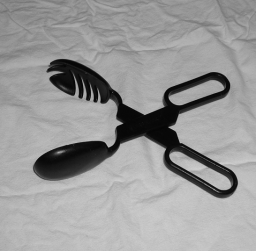
%> input picture hw2/submission/images/im2.tif, 256 x 251 px
$ octave Q5.m   (GNU Octave 9; MATLAB toolbox functions it lacks are replaced by stand-ins)
%> lines starting %> are read from the running program, lines starting %| are printed output that depends on the picture
### resources/TOOLBOX/readImage.m
function img = readImage(fileName,fmt);
%
% img = readImage(fileName)
%
% Reads a grayscale image from a file.
% File is assumed to contain a TIF image
% fileName is a string
% img - is a grayscale image with values [0..255]
% fmt - is an optional argument with the format of the image.
%       see fmt of imread.

%
% Written by Hagit Hel-Or  I.D. xxxxxxxx
%  Last Modified 14/12/98
%  Last Modified by Y. Moses 3.2.2000

if nargin <1
    error('USAGE: img = readImage(fileName)');
end;

if nargin <2
    fmt='tif'; end;

[im,map]=imread(fileName,fmt);

% indexed image - grayscale or RGB
if (size(map,1) ~= 0)
    % use only the Green index
    img = reshape(map(double(im)+1,2),size(im));
    img = round(img.*255);
else  % non indexed image
    if (ndims(im) == 2)  % grayscale
       img = round(double(im));   % values are already in 0..255
    else  % RGB image [or higher dimension]
       img = round(double(im(:,:,2)));   % use only Green image
                                  % values are already in 0..255
    end;
end;

### resources/TOOLBOX/showImage.m
function showImage(img)
%
% showImage(img)
%
% Displays a grayscale image at it's true size
% (1 screen pixel per image pixel).
% img - is a grayscale image with values [0..255]
%
%
% Written by Hagit Hel-Or  I.D. xxxxxxxx
% Last Modified 5/3/97
%

if nargin <1
    error('USAGE: showImage(img)');
end;

img = img + 1;
figNum = figure;
image(img);

colormap(gray(256));

% resize window so we have enough room for image.
[row,col] = size(img);
rect = get(figNum,'Position');
set(figNum, 'Position', [rect(1), rect(2), col, row]);
set(figNum, 'Resize','off');

% resize axes of the image so it fits the axes perfectly.
ha = gca;
set(ha, 'Units', 'pixels');
axis off;
set(ha, 'Position', [1, 1, col, row]);

% remove menu bar
set(figNum,'MenuBar','none');

### hw2/submission/scripts/rotateImage.m
%authors:
% Vadim Khakham, id 311890156
% Gilad Eini   , id 034744920
%
% function newimg = rotateImage(img,theta,centerX,center,newSize)
% This routine rotates img by theta degrees ANTI-clockwise around the point [centerX,center].
%
% Input:
% img - a grayscale image in the range [0..255]
% theta – angle in degrees anti-clockwise from x-axis.
% centerX,centerY – coordinates of center of rotation (may be outside image).
% newSize – optional parameter – [newRows,NewCols] - defines the size of
%                the output image. May be smaller or larger than size of img.
%                Default is size of img.
% Output:
% newimg – the rotated image.
%
% Method:  Performs the geometric operation using inverse mapping.
% Creates an array of all target pixel coordinates. Calculates the transform to apply on
% these coordinates. Applies the transform in matrix operations on the target
% pixel coordinates to obtain the source pixel coordinates.  Use the source pixel
% coordinates to calculate the color in the source image (img) using Bilinear Interpolation.
% Pixels that have no source (outside the image) should be painted black (0).
function newimg = rotateImage(img,theta,centerX,centerY,newSize)
    if(nargin == 4)
        newSize = size(img);
    end

    r = newSize(1);
    c = newSize(2);

    %calculate rotate matrix^-1(named Tinv)
    Tinv = [cosd(-theta),sind(-theta);-sind(-theta),cosd(-theta)];

    %calc source coordinates
    [X,Y] = meshgrid(1:c, 1:r);%arrange the target pixels in 2XN shape

    %shift pixels that 0,0 will be centerX,centerY
    X = X - centerX;
    Y = Y - centerY;
    sourceCoors = Tinv*[X(:) Y(:)]';%locate source pixel for each target pixel

    %shift pixels back
    sourceCoors(1,:) = sourceCoors(1,:) + centerX;
    sourceCoors(2,:) = sourceCoors(2,:) + centerY;

    %interpolate colors
    newimg = interpolate(img, sourceCoors);% bilinear interp
    newimg = reshape(newimg, [r, c]);%getting a vector in the size 1X(RxC) -> reshape to image(r,c)
end

### hw2/submission/scripts/interpolate.m
%authors:
% Vadim Khakham, id 311890156
% Gilad Eini   , id 034744920
%
% function sourceGrayVals = interpolate(img,sourceCoors)
% This routine calculates the gray values for each coordinate by interpolating the values in img.
%
% Input:
% img - a grayscale image in the range [0..255]
% sourceCoors – a 2XN array of coordinates [x,y]' in the source image (img)
%
% Output:
% sourceGrayVals – a 1XN vector of gray values.
%
% Method:Performs Bilinear interpolation to evaluate the gray value of the sourceCoors
% within image img. Uses Matrix operations only when computing interpolation.
% Pixels that have no source (outside the image) should assigned gray value 0
function sourceGrayVals = interpolate(img,sourceCoors)
    img = double(img);
    [r,c] = size(img);

    Xs = sourceCoors(1,:);
    Ys = sourceCoors(2,:);

    %alpha correction. we think if a pixel coords are 20,256.0001(out of bound)
    %shoudn't be color 0, but should be the color of pixel 20,256
    alpha = 0.51;%we chose the alpha. basicly, taking out or range pixels in alpha back in the picture
    Xs(Xs>1-alpha & Xs<1) = 1;
    Xs(Xs>c & Xs<c+alpha) = c;

    Ys(Ys>1-alpha & Ys<1) = 1;
    Ys(Ys>r & Ys<r+alpha) = r;

    %out of range fix x
    indx = find(Xs<1 | Xs>c);
    Xs(indx) = 1;
    Ys(indx) = 1;

    %out of range fix y
    indy = find(Ys<1 | Ys>r);
    Xs(indy) = 1;
    Ys(indy) = 1;
    clear sourceCoors r c;%no need

    %preparing neighbours vectors
    %could have spared the next 4 vars but saved time instead of writing
    %twice each var below (leading to floor of a giant vector calculated twice
    floorX = floor(Xs);
    floorY = floor(Ys);
    ceilX = ceil(Xs);
    ceilY = ceil(Ys);

    %NW\NE\SW\SE holds coordinates of that direction
    %will explain the first, the rest are the same:
    %NW is top left-> Y grows down so take floor. X grows to the right so
    %take floor.
    NW = [floorY(:), floorX(:)];
    NE = [floorY(:), ceilX(:)];
    SW = [ceilY(:) , floorX(:)];
    SE = [ceilY(:) , ceilX(:)];

    %all DeltaX is the distance from Xs to his floor.
    %since Y grows down(ceil Y > Ys) we need the distance from up to down
    deltaX = Xs - floorX;
    deltaY = ceilY - Ys;
    clear Xs Ys floorY floorX ceilY ceilX;%no need

    %get indexes in img of the colors of direction coordinates
    %than overwrite the coordinates with colors vector
    NWind   = sub2ind(size(img), NW(:,1), NW(:,2));
    NW = img(NWind);

    NEind   = sub2ind(size(img), NE(:,1), NE(:,2));
    NE = img(NEind);

    SWind   = sub2ind(size(img), SW(:,1), SW(:,2));
    SW = img(SWind);

    SEind   = sub2ind(size(img), SE(:,1), SE(:,2));
    SE = img(SEind);
    clear NWind NEind SWind SEind

    %calculate linear inter' to SE and SW ->S (with deltaX)
    %and than do linear inter' to the NE and NW ->N(with deltaX)
    %finish with linear inter' to N and S -> V(with deltaY)
    S = SE .* deltaX' + SW .* (1 - deltaX') ;
    N = NE .* deltaX' + NW .* (1 - deltaX') ;
    V = N .* deltaY' + S .* (1 - deltaY') ;
    clear NW NE SW SE img S N deltaX deltaY
    sourceGrayVals = V;

    %out of range gets color black. indx and indy were calculated at the begining
    sourceGrayVals(indx) = 0;
    sourceGrayVals(indy) = 0;
    sourceGrayVals = uint8(sourceGrayVals);
    sourceGrayVals = sourceGrayVals';
end

### hw2/submission/scripts/Q5.m
%authors:
% Vadim Khakham, id 311890156
% Gilad Eini   , id 034744920
% script that answers question 5
clear;
close all;
clc;

%%Question 5 - a custom script - explanations in the PDF file.

%%Question 5A
%%A1. need to show that rotating an img, then rotating back damage the img:
imgA = readImage('im2.tif');
%> in readImage, im is the input picture: size 251x256 uint8; min 4, max 208, mean 152.9
%> in readImage, `[im,map]=imread(fileName,fmt);`: map = []
showImage(imgA);
[x,y] = size(imgA);
%> x = 251; y = 256
rotatedImgA = rotateImage(imgA, 90, x/2 , y/2);
%> in rotateImage, `newimg = reshape(newimg, [r, c]);`:
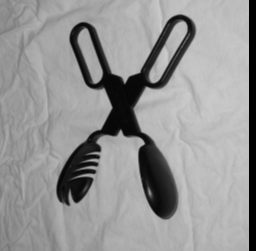
%> newimg: size 251x256 uint8; min 0, max 204, mean 148.7
% showImage(rotatedImgA);
rotatedImgAback = rotateImage(rotatedImgA, -90, x/2 , y/2);
%> call 2 of rotateImage, with theta = -90, centerX = 125.5, centerY = 128
%> in rotateImage (call 2), `newimg = reshape(newimg, [r, c]);`:
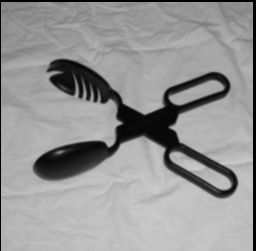
%> newimg: size 251x256 uint8; min 0, max 203, mean 149.3
showImage(rotatedImgAback);
clear;

%%A2. need to show that scaling an img, then scaling back damage the img:
imgA2 = readImage('lena.tif');
%> the run ends on the next line
